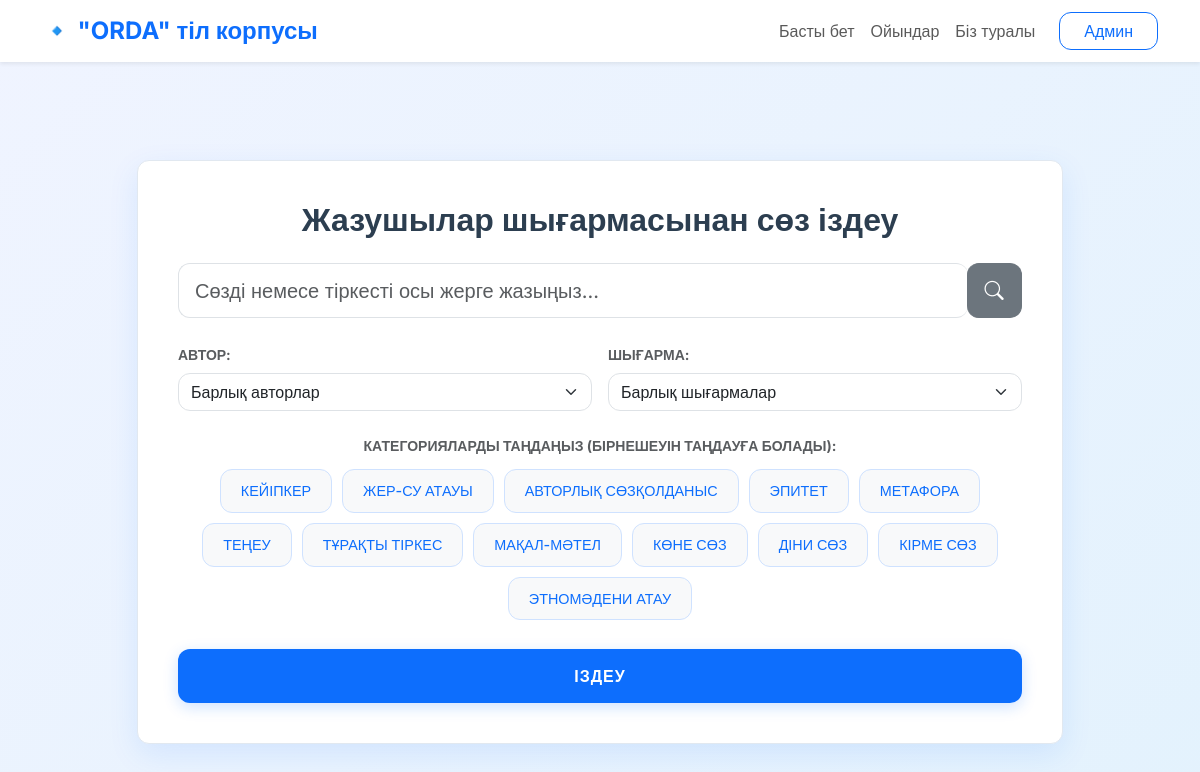
The page / on the database its author committed.
### core/models.py (models this page shows, shortened)
class Category(models.Model):
    name = models.CharField(max_length=100, verbose_name="Категория аты")
    class Meta:
        verbose_name = "Категория"
        verbose_name_plural = "Категориялар"

### core/views.py (the view, shortened to what this page needs)
# urls.py: path('', index, name='home'),
def index(request):
    authors = Author.objects.all()
    works = Work.objects.all()
    categories = Category.objects.all()
    results = None
    query = request.GET.get('q')
    selected_author = request.GET.get('author')
    selected_work = request.GET.get('work')
    selected_categories = request.GET.getlist('category')
    context = {
        'authors': authors, 'works': works, 'categories': categories,
        'results': results, 'query': query, 'selected_categories': selected_categories
    }
    return render(request, 'index.html', context)

### core/templates/index.html (shortened to what this page needs)
{% extends 'base.html' %}
{% load static %}
{% block content %}
    <div class="row justify-content-center">
        <div class="col-lg-10">
            <div class="search-container mb-5">
                <h2 class="text-center mb-4" style="color: #2c3e50; font-weight: 600;">Жазушылар шығармасынан сөз іздеу</h2>
                <form method="GET" action="">
                    <div class="input-group input-group-lg mb-4">
                        <input type="text" name="q" class="form-control"
                               placeholder="Сөзді немесе тіркесті осы жерге жазыңыз..."
                               value="{{ query|default:'' }}"
                               aria-label="Сөзді немесе тіркесті осы жерге жазыңыз..."
                               style="height: 55px; border-right: none;">
                        <button class="btn btn-secondary" type="submit"
                                style="width: 55px; border-left: none; background-color: #6c757d;">
                            <i class="bi bi-search" style="font-size: 1.2rem;"></i>
                        </button>
                    </div>
                    <div class="row g-3 mb-4">
                        <div class="col-md-6">
                            <label class="form-label text-muted small fw-bold text-uppercase">Автор:</label>
                            <select name="author" class="form-select">
                                <option value="all">Барлық авторлар</option>
                            </select>
                        </div>
                        <div class="col-md-6">
                            <label class="form-label text-muted small fw-bold text-uppercase">Шығарма:</label>
                            <select name="work" class="form-select">
                                <option value="all">Барлық шығармалар</option>
                            </select>
                        </div>
                    </div>
                    <div class="mb-4 text-center">
                        <p class="text-muted small mb-2 fw-bold text-uppercase">Категорияларды таңдаңыз (бірнешеуін таңдауға болады):</p>
                        <div class="d-flex flex-wrap justify-content-center align-items-center">
                            {% for cat in categories %}
                            <label>
                                <span class="category-btn">{{ cat.name }}</span>
                            </label>
                            {% endfor %}
                        </div>
                    </div>
                    <button type="submit" class="btn btn-main-search w-100">
                        ІЗДЕУ
                    </button>
                </form>
            </div>
        </div>
    </div>
{% endblock %}

### core/templates/base.html (shortened to what this page needs)
<!DOCTYPE html>
<html lang="kk">
<head>
    <link href="https://cdn.jsdelivr.net/npm/bootstrap@5.3.0/dist/css/bootstrap.min.css" rel="stylesheet">
    <link rel="stylesheet" href="https://cdn.jsdelivr.net/npm/bootstrap-icons@1.10.0/font/bootstrap-icons.css">
</head>
<body>
<nav class="navbar navbar-expand-lg sticky-top mb-5 bg-white shadow-sm">
    <div class="container">
        <a class="navbar-brand fw-bold text-primary" href="/">🔹 "ORDA" тіл корпусы</a>
        <div class="collapse navbar-collapse" id="navbarNav">
            <ul class="navbar-nav ms-auto">
                <li class="nav-item"><a class="nav-link" href="/">Басты бет</a></li>
                <li class="nav-item"><a class="nav-link" href="/games/">Ойындар</a></li>
                <li class="nav-item"><a class="nav-link" href="/about/">Біз туралы</a></li>
            </ul>
            <a href="/admin" class="btn btn-outline-primary ms-3 px-4">Админ</a>
        </div>
    </div>
</nav>
<div class="container content-container">
    {% block content %}
        {% endblock %}
</div>
</body>
</html>

### core/templates/base.html (style rules this page uses)
:root { --main-radius: 12px; --primary-color: #0d6efd; }
body { background: linear-gradient(135deg, #f0f4ff 0%, #e3f2fd 100%); font-family: 'Inter', sans-serif; color: #333; min-height: 100vh; }
.search-container, .form-control, .form-select, .btn, .category-btn, .result-card, .modal-content, .btn-search-icon, .info-badge, .card { border-radius: var(--main-radius) !important; }
.navbar { background-color: #ffffff; box-shadow: 0 2px 10px rgba(0,0,0,0.05); }
.navbar-brand { color: var(--primary-color) !important; font-weight: 700; font-size: 1.5rem; }
.content-container { padding-top: 50px; padding-bottom: 50px; }
.search-container { background-color: #ffffff; padding: 40px; box-shadow: 0 10px 30px rgba(13, 110, 253, 0.1); border: 1px solid #e1e8f0; }
.btn-main-search { background-color: var(--primary-color); color: white; font-weight: 700; text-transform: uppercase; letter-spacing: 1px; padding: 15px; border: none; box-shadow: 0 4px 15px rgba(13, 110, 253, 0.2); }
.category-btn { background-color: #f8f9fa; color: var(--primary-color); border: 1px solid #cfe2ff; padding: 10px 20px; margin: 5px; font-size: 0.9rem; cursor: pointer; transition: all 0.2s; display: inline-block; font-weight: 500; }

### rows shown on the page
Category: name "КЕЙІПКЕР"
Category: name "ЖЕР-СУ АТАУЫ"
Category: name "АВТОРЛЫҚ СӨЗҚОЛДАНЫС"
Category: name "ЭПИТЕТ"
Category: name "МЕТАФОРА"
Category: name "ТЕҢЕУ"
Category: name "ТҰРАҚТЫ ТІРКЕС"
Category: name "МАҚАЛ-МӘТЕЛ"
Category: name "КӨНЕ СӨЗ"
Category: name "ДІНИ СӨЗ"
Category: name "КІРМЕ СӨЗ"
Category: name "ЭТНОМӘДЕНИ АТАУ"
